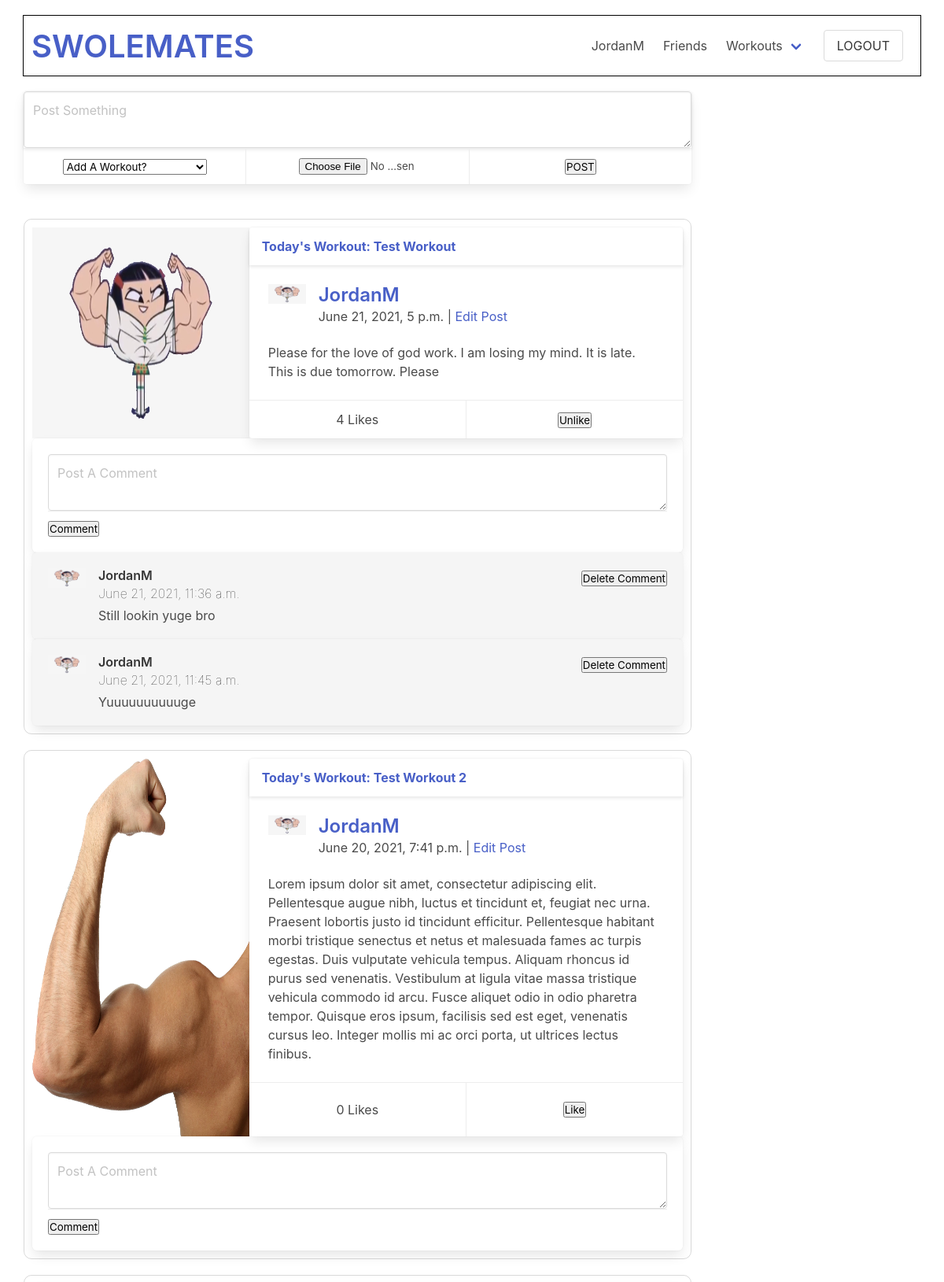
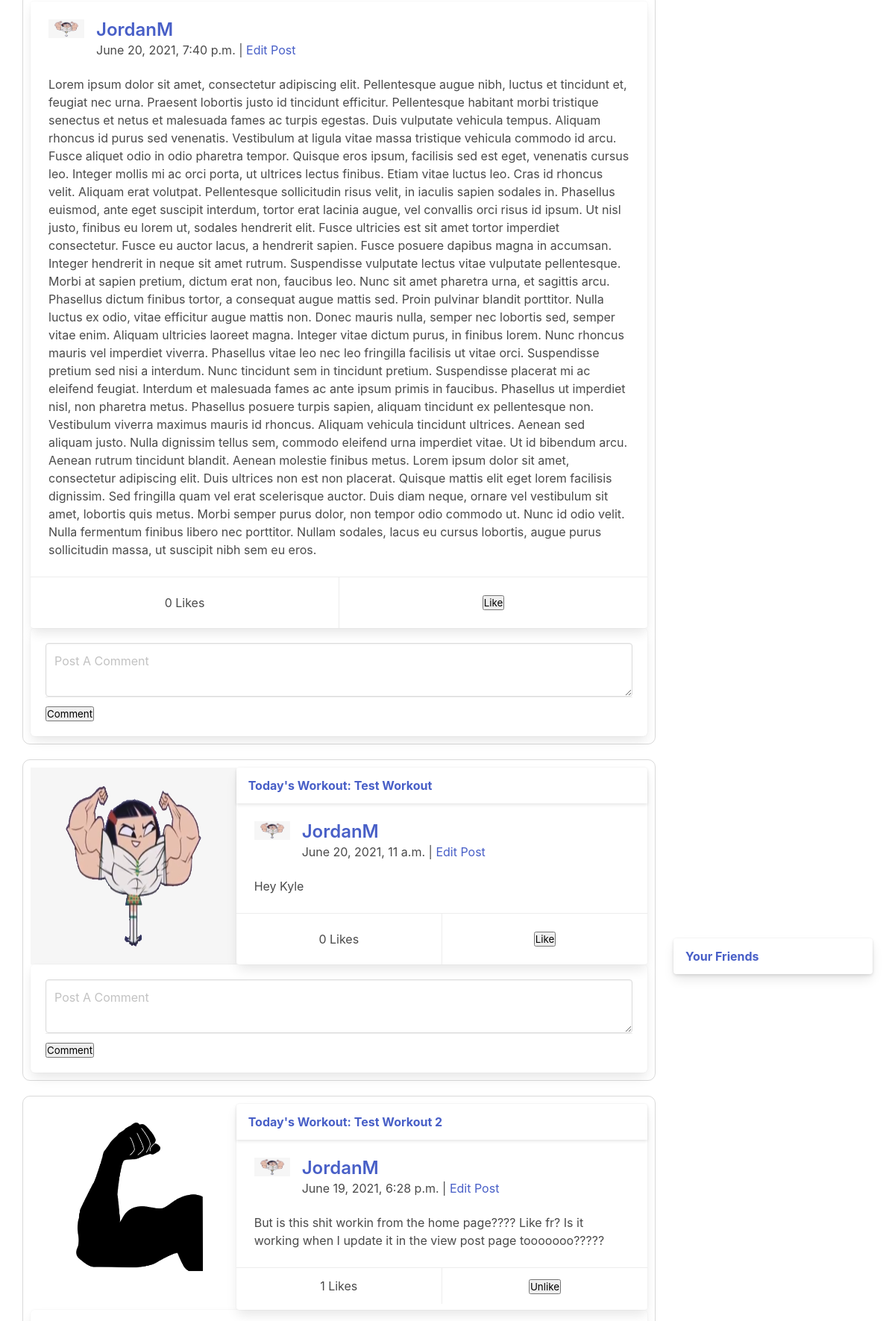
The page /swolemates (signed in, upper part) on the database its author committed (2 pictures, top to bottom).
### swolemates_app/models.py (models this page shows, shortened)
class User(models.Model):
    first_name = models.CharField(max_length = 50)
    last_name = models.CharField(max_length = 50)
    username = models.CharField(max_length=45, unique=True)
    email = models.EmailField(unique=True)
    password = models.CharField(max_length = 60)
    profile_photo = models.ImageField(default='default.png', upload_to = "images/")
    bio = models.TextField(blank=True, null=True)
    fav_exercises = models.TextField(blank=True, null=True)
    objects = UserManager()
    friends = models.ManyToManyField('self', blank=True)
    created_at = models.DateTimeField(auto_now_add=True)
    updated_at = models.DateTimeField(auto_now=True)
    def __str__(self):
        return self.username

class Post(models.Model):
    content = models.TextField()
    image = models.ImageField(null=True, blank=True, upload_to = "images/")
    posted_by = models.ForeignKey(User, related_name="posts", on_delete=models.CASCADE)
    liked_by = models.ManyToManyField(User, related_name="liked_posts", blank=True)
    workout = models.ForeignKey(Workout, null=True, blank=True, related_name="posts", on_delete=models.SET_NULL)
    objects = PostCommentManager()
    created_at = models.DateTimeField(auto_now_add=True)
    updated_at = models.DateTimeField(auto_now=True)

class Workout(models.Model):
    name = models.CharField(max_length=50)
    created_by = models.ForeignKey(User, related_name="workouts", on_delete=models.CASCADE)
    liked_by = models.ManyToManyField(User, related_name="liked_workouts", blank=True)
    objects = WorkoutManager()
    created_at = models.DateTimeField(auto_now_add=True)
    updated_at = models.DateTimeField(auto_now=True)

class Comment(models.Model):
    content = models.TextField()
    post = models.ForeignKey(Post, related_name="comments", on_delete=models.CASCADE)
    posted_by = models.ForeignKey(User, related_name="comments", on_delete=models.CASCADE)
    liked_by = models.ManyToManyField(User, related_name="liked_comments", blank=True)
    objects = PostCommentManager()
    created_at = models.DateTimeField(auto_now_add=True)
    updated_at = models.DateTimeField(auto_now=True)

### swolemates_app/views.py (the view)
# urls.py: 2. Add a URL to urlpatterns:  path('', views.home, name='home')
def home(request):
    if 'user_id' not in request.session:
        return redirect('/')
    user = User.objects.get(id=request.session['user_id'])
    all_posts = Post.objects.all()
    friends = user.friends.all()
    all_other_users = User.objects.exclude(id=user.id)
    user_and_friends = []
    for i in range(len(friends)):
        user_and_friends.append(User.objects.get(username=friends[i].username))
    user_and_friends.append(User.objects.get(username=user.username))
    user_sent_friend_requests = Friend_Request.objects.filter(sender = user)
    user_received_friend_requests = Friend_Request.objects.filter(receiver = user)
    user_sent_request_usernames = []
    user_sent_request_objects = []
    user_received_request_usernames = []
    user_received_request_objects = []
    for i in range(len(user_sent_friend_requests)):
        user_sent_request_usernames.append(user_sent_friend_requests[i].receiver)
        user_sent_request_objects.append(User.objects.get(username=user_sent_friend_requests[i].receiver))
    print(f"{user.username} has sent requests to the following users: {user_sent_request_usernames}")
    for i in range(len(user_received_friend_requests)):
        user_received_request_usernames.append(user_received_friend_requests[i].sender)
        user_received_request_objects.append(user_received_friend_requests[i].sender)
    print(f"{user.username} has received requests from the following users: {user_received_request_usernames}. Objects: {user_received_request_objects}")
    context = {
        "user": user,
        "posts": all_posts,
        "friends": friends,
        "user_and_friends": user_and_friends,
        "all_others": all_other_users,
        "user_workouts": user.workouts.all(),
        "user_friend_requests": user_received_request_objects,
        "user_sent_requests": user_sent_request_objects
    }
    return render(request, "home.html", context)

### swolemates_app/templates/home.html (shortened to what this page needs)
<!DOCTYPE html>
<html lang="en">
<head>
    <link rel="stylesheet" href="https://cdn.jsdelivr.net/npm/bulma@0.9.3/css/bulma.min.css">
    {% load static %}
    <link rel="stylesheet" href="{% static 'css/home_page.css' %}">
</head>
<body>
    <div id="wrapper">
        <nav class="navbar">
            <div class="navbar-brand">
                    <p class="title is-2 is-align-self-center" id="wtf"><a href="/swolemates">SWOLEMATES</a></p>
            </div>
            <div class="navbar-menu navbar-end">
                <a href="/swolemates/user/{{user.username}}" class="navbar-item">
                    {{user.username}}
                </a>
                <a href="/swolemates/user/{{user.username}}/friends" class="navbar-item">
                    Friends
                </a>
                <div class="navbar-item has-dropdown is-hoverable">
                    <a href="/swolemates/user/{{user.username}}/workouts" class="navbar-link">
                        Workouts
                    </a>
                </div>
                <div class="navbar-item">
                    <form action="/logout" method="POST">
                        <input type="submit" value="LOGOUT" class="button" id="logout">
                    </form>
                </div>
            </div>
        </nav>
        <div id="main_content">
            <div class="tile is-ancestor">
                <div class="tile is-parent is-9 is-vertical">
                    <div class="tile is-child is-12">
                        <div class="card">
                            <form action="swolemates/home_post_create" method="POST" enctype="multipart/form-data">
                            <header class="card-header">
                                <div class="media">
                                    <div class="media-content">
                                        <textarea class="textarea" name="content" id="home-text-area" cols="300" rows="2" placeholder="Post Something"></textarea>
                                    </div>
                                </div>
                            </header>
                            <footer class="card-footer">
                                {% if user_workouts %}
                                    <div class="card-footer-item">
                                        <select name="workout" id="">
                                            <option value="none" selected>Add A Workout?</option>
                                        </select>
                                    </div>
                                {% endif %}
                                <div class="card-footer-item" id="upload-image">
                                    <input type="file" name="image">
                                </div>
                                <div class="card-footer-item">
                                    <input type="submit" value="POST">
                                </div>
                            </footer>
                            </form>
                        </div>
                    </div>
                    <div class="tile is-child is-vertical" id="posts-tile">
                        {% for post in posts reversed %}
                            {% if post.posted_by in friends or post.posted_by == user %}
                            <div class="post">
                                <div class="tile is-12">
                                        {% if post.image %}
                                            <div class="tile is-4">
                                                <img src="/media/{{post.image}}" alt="{{post.posted_by}} image">
                                            </div>
                                        {% endif %}
                                        <div class="tile" id="test">
                                            <div class="card">
                                                {% if post.workout %}
                                                <header class="card-header">
                                                    <p class="card-header-title">
                                                        <a href="/swolemates/workout/{{post.workout.id}}">Today's Workout: {{post.workout.name}}</a>
                                                    </p>
                                                </header>
                                                {% endif %}
                                                <div class="card-content">
                                                    <div class="media">
                                                        <div class="media-left">
                                                            <figure class="image is-48x48">
                                                            <img src="/media/{{post.posted_by.profile_photo}}" alt="profile photo">
                                                            </figure>
                                                        </div>
                                                        <div class="media-content">
                                                            <p class="title is-4"><a href="/swolemates/user/{{post.posted_by.username}}">{{post.posted_by}}</a></p>
                                                            <p class="subtitle is-6">{{post.updated_at}} {% if post.posted_by == user %}|  <a href="/swolemates/post/{{post.id}}/edit">Edit Post</a>{% endif %}</p>
                                                        </div>
                                                    </div>
                                                    <div class="content">
                                                        <p>{{post.content}}</p>
                                                    </div>
                                                </div>
                                                <footer class="card-footer">
                                                    <p class="card-footer-item">{{post.liked_by.all|length}} Likes</p>
                                                    {% if user in post.liked_by.all %}
                                                        <div class="card-footer-item">
                                                            <form action="swolemates/home/post/{{post.id}}/remove_like" method="POST" >
                                                                <input type="submit" value="Unlike">
                                                            </form>
                                                        </div>
                                                    {% else %}
                                                        <div class="card-footer-item">
                                                            <form action="swolemates/home/post/{{post.id}}/add_like" method="POST" class="card-footer-item">
                                                                <input type="submit" value="Like">
                                                            </form>
                                                        </div>
                                                    {% endif %}
                                                </footer>
                                            </div>
                                        </div>
                                </div>
                                <div class="tile is-12">
                                    <div class="box">
                                        <div class="media">
                                            <form action="swolemates/home/post/{{post.id}}/add_comment" method="POST">
                                            <div class="media-content">
                                                <textarea class="textarea" name="content" id="home-text-area" cols="300" rows="2" placeholder="Post A Comment"></textarea>
                                            </div>
                                            <div class="media">
                                                <input type="submit" value="Comment">
                                            </div>
                                            </form>
                                        </div>
                                    </div>
                                </div>
                                <div class="tile is-12 is-vertical">
                                        {% for comment in post.comments.all %}
                                        <div class="tile">
                                            <div class="box" id="comment">
                                                <div class="media">
                                                    <div class="media-left">
                                                        <figure class="image is-48x48">
                                                        <img src="/media/{{comment.posted_by.profile_photo}}" alt="profile photo">
                                                        </figure>
                                                    </div>
                                                    <div class="media-content">
                                                        <p class="title is-6">{{comment.posted_by}}</p>
                                                        <p class="subtitle is-6" id="comment-time">{{comment.updated_at}}</p>
                                                        <p class="subtitle is-6" id="comment-content">{{comment.content}}</p>
                                                    </div>
                                                    <div class="media-right is-align-content-center">
                                                        {% if comment.posted_by == user %}
                                                            <form action="swolemates/home/post/{{post.id}}/comment/{{comment.id}}/delete" method="POST" class="is-align-items-center">
                                                                <input type="submit" value="Delete Comment">
                                                            </form>
                                                        {% endif %}
                                                    </div>
                                                </div>
                                            </div>
                                        </div>
                                        {% endfor %}
                                </div>
                            </div>
                            {% endif %}
                        {% endfor %}
                    </div>
                </div>
                <div class="tile is-vertical">
                    <div class="tile is-parent is-vertical">
                        </div>
                    <div class="tile is-parent is-vertical">
                        {% if friends %}
                            <div class="tile is-child">
                                <div class="card">
                                    <header class="card-header">
                                    <p class="card-header-title">
                                        <a href="/swolemates/user/{{user.username}}/friends">Your Friends</a>
                                    </p>
                                    <button class="card-header-icon" aria-label="more options">
                                        <span class="icon">
                                        </span>
                                    </button>
                                    </header>
                                </div>
                            </div>
                        {% endif %}
                    </div>
                </div>
            </div>
        </div>
    </div>
</body>
</html>

### swolemates_app/static/css/home_page.css (style rules this page uses)
* { margin: 0px; padding: 0px; }
#wrapper { width: 95%; margin: auto; }
.is-ancestor { margin: auto; }
#wtf { margin-bottom: 0px; padding-bottom: 0px; }
nav { margin: 20px auto; padding: 10px; outline: 1px solid black; }
#home-text-area { width: 100%; }
#posts-tile { height: 100vh; overflow: scroll; }
#test .card { width: 100%; }
.post { margin: 20px auto; padding: 10px; border: 1px solid rgb(0, 0, 0, .15); border-radius: 10px; }
.box { width: 100%; }
#comment { background-color: #f5f5f5; }
#comment-time { font-weight: lighter; color: rgb(0, 0, 0, .85); margin-bottom: 8px; }
#comment-content { margin-top: 0px; }
#upload-image input { margin: auto; width: 58%; }

### rows shown on the page
User: username "JordanM"
Post: image (picture), workout.name "Test Workout", posted_by.profile_photo (picture), posted_by "JordanM", updated_at "June 21, 2021, 5 p.m.", content "Please for the love of god work. I am losing my mind. It is late. This is due tomorrow. Please", liked_by.all|length "4"
Comment: posted_by.profile_photo (picture), posted_by "JordanM", updated_at "June 21, 2021, 11:36 a.m.", content "Still lookin yuge bro"
Comment: posted_by.profile_photo (picture), posted_by "JordanM", updated_at "June 21, 2021, 11:45 a.m.", content "Yuuuuuuuuuuge"
Post: image (picture), workout.name "Test Workout 2", posted_by.profile_photo (picture), posted_by "JordanM", updated_at "June 20, 2021, 7:41 p.m.", content "Lorem ipsum dolor sit amet, consectetur adipiscing elit. Pellentesque augue nibh, luctus et tincidunt et, feugiat nec urna. Praesent lobortis justo id tincidunt efficitur. Pellentesque habitant morbi tristique senectus et netus et malesuada fames ac turpis egestas. Duis vulputate vehicula tempus. Aliquam rhoncus id purus sed venenatis. Vestibulum at ligula vitae massa tristique vehicula commodo id arcu. Fusce aliquet odio in odio pharetra tempor. Quisque eros ipsum, facilisis sed est eget, venenatis cursus leo. Integer mollis mi ac orci porta, ut ultrices lectus finibus.", liked_by.all|length "0"
Post: posted_by.profile_photo (picture), posted_by "JordanM", updated_at "June 20, 2021, 7:40 p.m.", content "Lorem ipsum dolor sit amet, consectetur adipiscing elit. Pellentesque augue nibh, luctus et tincidunt et, feugiat nec urna. Praesent lobortis justo id tincidunt efficitur. Pellentesque habitant morbi tristique senectus et netus et malesuada fames ac turpis egestas. Duis vulputate vehicula tempus. Aliquam rhoncus id purus sed venenatis. Vestibulum at ligula vitae massa tristique vehicula commodo id arcu. Fusce aliquet odio in odio pharetra tempor. Quisque eros ipsum, facilisis sed est eget, venenatis cursus leo. Integer mollis mi ac orci porta, ut ultrices lectus finibus. Etiam vitae luctus leo. Cras id rhoncus velit. Aliquam erat volutpat. Pellentesque sollicitudin risus velit, in iaculis…", liked_by.all|length "0"
Post: image (picture), workout.name "Test Workout", posted_by.profile_photo (picture), posted_by "JordanM", updated_at "June 20, 2021, 11 a.m.", content "Hey Kyle", liked_by.all|length "0"
Post: image (picture), workout.name "Test Workout 2", posted_by.profile_photo (picture), posted_by "JordanM", updated_at "June 19, 2021, 6:28 p.m.", content "But is this shit workin from the home page???? Like fr? Is it working when I update it in the view post page tooooooo?????", liked_by.all|length "1"
